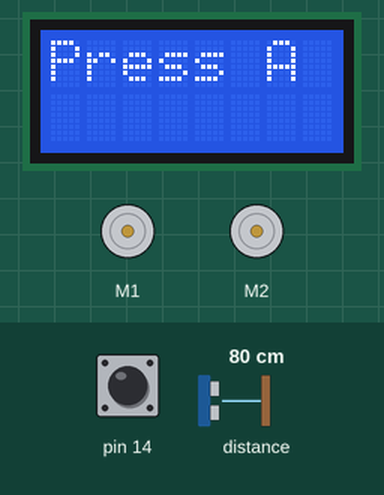
This sketch was run on a simulated Arduino Leonardo, built with avr-gcc and run on an emulated ATmega32U4. On the bench: 8×2 character LCD, 2 × DC motor (green arrow = forward, orange = backward, longer = faster). Inputs (shaded band) come from the test bench; at power-on: pin 14 HIGH, distance to the obstacle 80 cm.

Above: at 0.8 s.
0.9 s: pin 14 pulled LOW for 0.15 s
At 1.8 s:
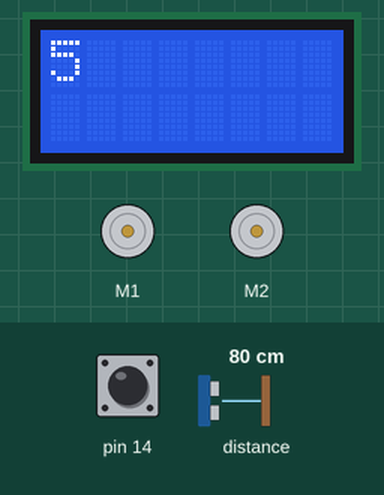
4.0 s: distance to the obstacle set to 21 cm
At 6.8 s:
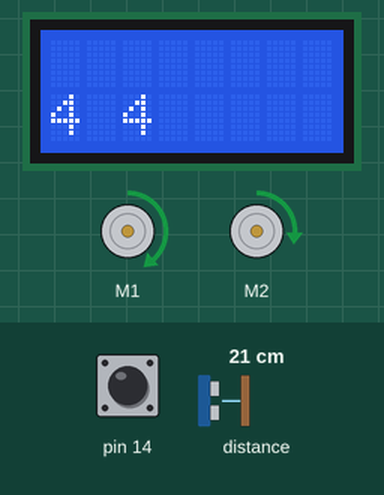
7.0 s: distance to the obstacle set to 17 cm
At 7.8 s:
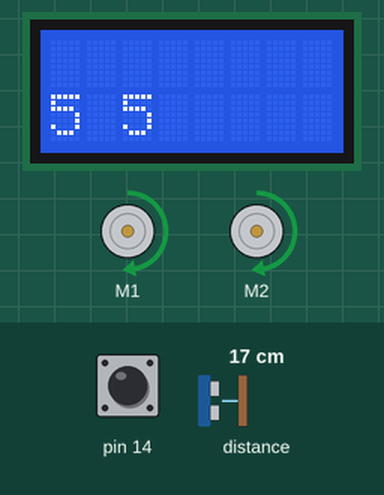
8.5 s: distance to the obstacle set to 12 cm
10.0 s: distance to the obstacle set to 9 cm
At 10.8 s:
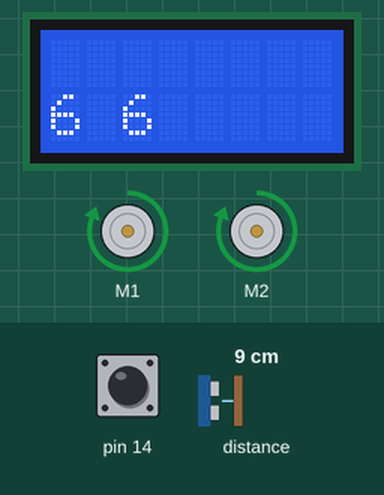
Timing chart, 0 to 13.0 s (numbered marks = the images above; inputs shaded):
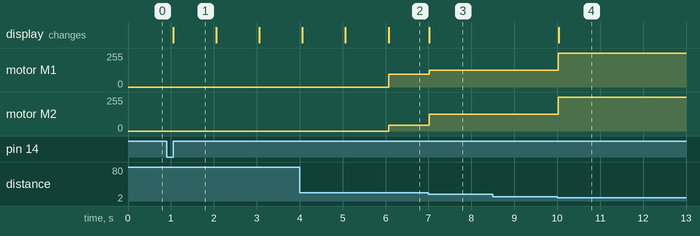

The sketch:

slurbag-zumo.ino
```cpp
#include <Wire.h>
#include <Zumo32U4.h>

Zumo32U4LCD lcd;
Zumo32U4Motors motors;
Zumo32U4LineSensors lineSensors;
Zumo32U4ProximitySensors proxSensors;
Zumo32U4Encoders encoders;
L3G gyro;
Zumo32U4ButtonA buttonA;
Zumo32U4ButtonB buttonB;
Zumo32U4ButtonC buttonC;

uint16_t lineSensorValues[3] = {0, 0, 0};

//Constants
#define GYRO_MULTIPLIER		8.75


//Above this value is empty space
#define LINE_THRESHOLD		500 //This might need to be tweaked to account for lighting conditions
#define TARGET_THRESHOLD		4 //Adjust accordingly
#define ATTACK_THRESHOLD		5

//For speeds, 0 is stopped, 400 is full speed
#define ROTATE_SPEED	100
#define HUNT_SPEED		110
#define HUNT_ARC_FACTOR	38
#define TARGET_SPEED	200
#define SPIN_SPEED		50
#define ATTACK_SPEED	400

//States
#define STATE_HUNT		0
#define STATE_TARGET	1
#define STATE_ATTACK	2
#define STATE_SURVIVE	3

uint16_t state = STATE_HUNT; //Always start off in the hunting state

bool searchClockwise = false;

//Utility functions
bool overLeft() {
	return lineSensorValues[0] > LINE_THRESHOLD;
}

bool overRight() {
	return lineSensorValues[2] > LINE_THRESHOLD;
}

//=== Movement Functions

/*
 * Move forward, in an arc
 * Positive factor = arc right, negative factor = arc left
 */
void arc(int speed, int factor) {
	motors.setSpeeds(speed + factor, speed - factor);
}

/*
 * Spin in place at a certain speed
 * Positive speed = spin clockwise, negative = spin counterclockwise
 */
void spin(int speed) {
	motors.setSpeeds(speed, -speed);
}

/*
 * Move forward at a certain speed
 */
void forward(int speed) {
	motors.setSpeeds(speed, speed);
}

/*
 * Turn at a predefined turn speed, for a certain number of degrees
 * Positive degrees = clockwise, negative = counterclockwise
 */
void rotate(int degrees) {
	//TODO Ugh oh god please rewrite this
	double degreesTraveled = 0.0;
	long prevTime, currTime;

	if (degrees > 0) {
		motors.setSpeeds(ROTATE_SPEED, -ROTATE_SPEED);
	}
	else {
		motors.setSpeeds(-ROTATE_SPEED, ROTATE_SPEED);
	}

	prevTime = millis();
	while (1) {
		gyro.read();
		currTime = millis();

		//angularVelocity in deg/s
		double angularVelocity = gyro.g.z * GYRO_MULTIPLIER / 1000.0;
		double actualAngle = angularVelocity * ((currTime - prevTime) / 1000.0);

		actualAngle *= -1;
		degreesTraveled += actualAngle;

		if (degrees > 0 && degreesTraveled > (double)degrees) {
			break;
		}
		else if (degrees <= 0 && degreesTraveled < (double)degrees) {
			break;
		}

		prevTime = currTime;
	}

}
void setup() {
	Wire.begin();

	//Init the gyro
	if (!gyro.init()) {
		//TODO Output to the LCD
		//busy loop since we can't continue
		while(1) {}
	}
	gyro.enableDefault();

	//Initialize proximity and line sensors
	proxSensors.initThreeSensors();
	lineSensors.initThreeSensors();

	lineSensors.read(lineSensorValues);
	searchClockwise = ((lineSensorValues[0] & 0x1) == 0);

	lcd.clear();
	lcd.print(F("Press A"));

	buttonA.waitForButton();

	for (int i = 5; i >= 1; i--) {
		lcd.clear();
		lcd.print(i);
		delay(1000);
	}

	lcd.clear();
	lcd.print(F("HUNT"));
}

void loop() {
	//Get the readings
	proxSensors.read();
	lineSensors.read(lineSensorValues);

	bool isOverLeft = overLeft();
	bool isOverRight = overRight();
	uint8_t leftValue = proxSensors.countsFrontWithLeftLeds();
	uint8_t rightValue = proxSensors.countsFrontWithRightLeds();
	uint8_t rangeAverage = (leftValue + rightValue) / 2;

	lcd.clear();
	lcd.gotoXY(0,1);
	lcd.print(leftValue);
	lcd.print(' ');
	lcd.print(rightValue);


	bool targetSeen = leftValue > TARGET_THRESHOLD || rightValue > TARGET_THRESHOLD;

	if (isOverLeft || isOverRight) {
		lcd.gotoXY(0,0);
		lcd.print(F("SURVIVE"));
		state = STATE_SURVIVE;
	}

	switch (state) {
		case STATE_SURVIVE: {
			if (isOverLeft) {
				rotate(135);
				searchClockwise = true;
			}
			else if (isOverRight) {
				rotate(-135);
				searchClockwise = false;
			}
			lcd.gotoXY(0,0);
			lcd.print(F("HUNT"));
			state = STATE_HUNT;
		} break;

		case STATE_HUNT: {
			if (rangeAverage > TARGET_THRESHOLD) {
				lcd.gotoXY(0,0);
				lcd.print(F("TARGET"));
				state = STATE_TARGET;
			}
			else if (searchClockwise) {
				arc(HUNT_SPEED, HUNT_ARC_FACTOR);
			}
			else {
				arc(HUNT_SPEED, -HUNT_ARC_FACTOR);
			}
		} break;

		case STATE_TARGET: {
			if (leftValue < rightValue) {
				//Right value is greater, turn to the right
				spin(SPIN_SPEED);
			}
			else if (leftValue > rightValue) {
				spin(-SPIN_SPEED);
			}
			else if (rangeAverage > ATTACK_THRESHOLD) {
				lcd.gotoXY(0,0);
				lcd.print(F("ATTACK"));
				state = STATE_ATTACK;
			}
			else if (rangeAverage > TARGET_THRESHOLD) {
				forward(TARGET_SPEED);
			}
			else {
				lcd.gotoXY(0,0);
				lcd.print(F("HUNT"));
				state = STATE_HUNT;
			}
		} break;

		case STATE_ATTACK: {
			forward(ATTACK_SPEED);
		} break;
	}
}
```

Measured:
- the behaviour switches between 20 and 19 cm on distance to the obstacle (found by bisection; images 2 and 3)
- the behaviour switches between 11 and 10 cm on distance to the obstacle (found by bisection; images 3 and 4)
- after the input at 0.9 s, the display: changes after 0.15 s (image 1)
- after the input at 7.0 s, motor M1: forward 94/255 → forward 127/255 at once; motor M2: forward 45/255 → forward 127/255 at once; the display: changes at once (image 3)
- after the input at 8.5 s, every drawn part: stays the same
- after the input at 10.0 s, motor M1, motor M2: forward 127/255 → forward 255/255 at once; the display: changes at once (image 4)
- what the display in image 1 shows lasts 1.0 s, from 1.1 s to 2.1 s
